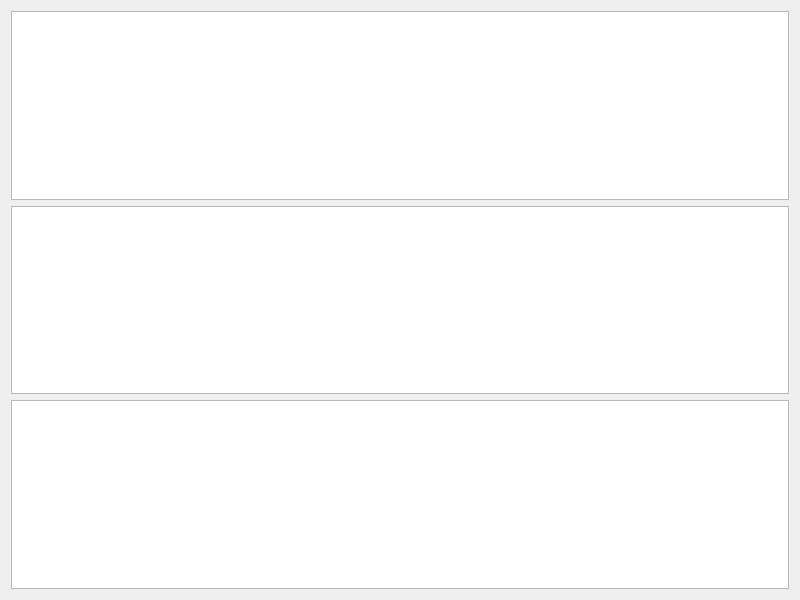
<?xml version="1.0" encoding="UTF-8"?>
<ui version="4.0">
 <class>DataShowSubWidget</class>
 <widget class="QWidget" name="DataShowSubWidget">
  <property name="geometry">
   <rect>
    <x>0</x>
    <y>0</y>
    <width>800</width>
    <height>600</height>
   </rect>
  </property>
  <property name="windowTitle">
   <string>Form</string>
  </property>
  <layout class="QVBoxLayout" name="verticalLayout">
   <item>
    <widget class="QTableWidget" name="tableWidget_Comment"/>
   </item>
   <item>
    <widget class="QTableWidget" name="tableWidget_Struct"/>
   </item>
   <item>
    <widget class="QTableWidget" name="tableWidget_Enum"/>
   </item>
  </layout>
 </widget>
 <resources/>
 <connections/>
</ui>
